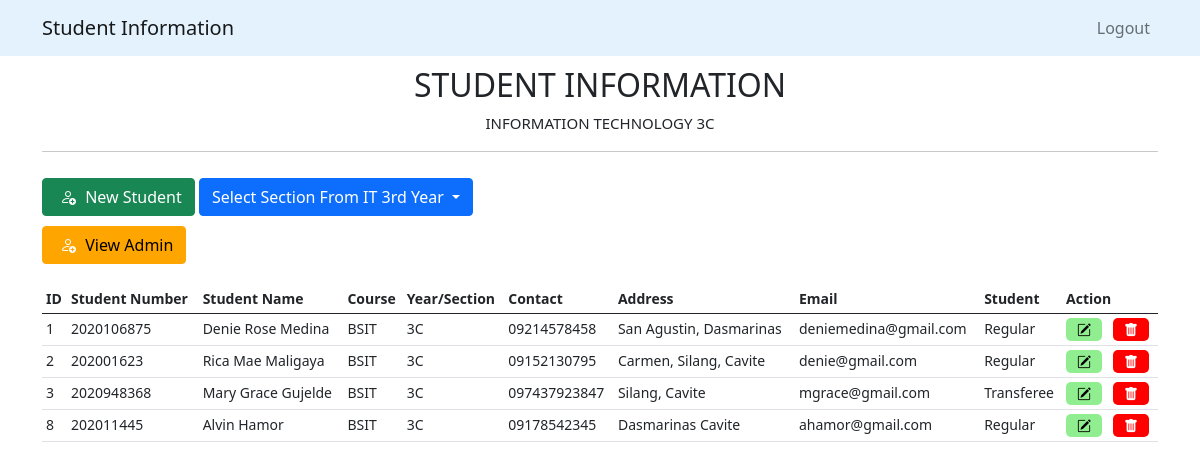
Page /admin/it3c.php on the committed database.
### tables this page shows
CREATE TABLE `it3c` (
  `id` int(255) NOT NULL,
  `studentNumber` varchar(255) NOT NULL,
  `studentName` varchar(255) NOT NULL,
  `course` varchar(255) NOT NULL,
  `year_section` varchar(255) NOT NULL,
  `contact` varchar(255) NOT NULL,
  `address` varchar(255) NOT NULL,
  `email` varchar(255) NOT NULL,
  `student` varchar(255) NOT NULL
);

### admin/it3c.php (the view, shortened to what this page needs)
<?php
include 'connection.php';
?>
<!DOCTYPE html>
<html lang="en">
<head>
    <link href="https://cdn.jsdelivr.net/npm/bootstrap@5.0.2/dist/css/bootstrap.min.css" rel="stylesheet"
>
    <link rel="stylesheet" href="https://cdn.jsdelivr.net/npm/bootstrap-icons@1.10.5/font/bootstrap-icons.css">
</head>
<body>
<header>
<nav class="navbar navbar-expand-lg navbar-light " style="background-color: #e3f2fd;">
  <div class="container">
    <a class="navbar-brand" href="#">Student Information</a>
    <div class="collapse navbar-collapse justify-content-end" id="navbarNav">
      <ul class="navbar-nav">
        <li class="nav-item">
          <a class="nav-link" href="home.php">Logout</a>
        </li>
      </ul>
    </div>
  </div>
</nav>
</header>
    <div class="container mb-5">
    <h2 class="title">STUDENT INFORMATION</h2>
       <p class="it-section">INFORMATION TECHNOLOGY 3C</p>
       <hr>
       <a class="btn btn-success" href="createforIT3C.php" role="button">
        <i class="bi bi-person-add"></i> New Student</a>
        <div class="btn-group">
        <button type="button" class="btn btn-primary dropdown-toggle select" data-bs-toggle="dropdown" aria-expanded="false">
        Select Section From IT 3rd Year
        </button>
      </div>
      <a class="btn btn-info" href="admin.php" role="button">
        <i class="bi bi-person-add"></i> View Admin</a>
        <br>
        <table class="table table-hover mb-5 table-sm">
            <thead>
                <tr>
                    <th scope="col">ID</th>
                    <th scope="col">Student Number</th>
                    <th scope="col">Student Name</th>
                    <th scope="col">Course</th>
                    <th scope="col">Year/Section</th>
                    <th scope="col">Contact</th>
                    <th scope="col">Address</th>
                    <th scope="col">Email</th>
                    <th scope="col">Student</th>
                    <th scope="col">Action</th>
                </tr>
            </thead>
            <tbody>
            <?php
            $sql = "SELECT * FROM IT3C";
            $result = mysqli_query($con, $sql);
            if($result) {
              while($row = mysqli_fetch_assoc($result)){
                echo "  <tr>
                <td>$row[id]</td>
                <td>$row[studentNumber]</td>
                <td>$row[studentName]</td>
                <td>$row[course]</td>
                <td>$row[year_section]</td>
                <td>$row[contact]</td>
                <td>$row[address]</td>
                <td>$row[email]</td>
                <td>$row[student]</td>
                <td>
                <button>
                <a href='updateforIT3C.php?id=$row[id]'>
                <i class='bi bi-pencil-square'></i></a> </button>
                 &nbsp;
                  <button class='delete-btn'>
                  <a href='deleteforIT3C.php?id=$row[id]'>
                  <i class='bi bi-trash-fill'></i>
                  </a> </button>
                </td>
            </tr>
                ";
            }
          }
            ?>
            </tbody>
        </table>
    </div>
</body>
</html>

### admin/it3c.php (style rules this page uses)
.btn { margin-top: 10px; }
a { text-decoration: none; color: white; }
.title { margin-top:10px; text-align: center; }
.it-section { font-size: 15px; text-align: center; }
th { font-size: 14px; }
td { font-size: 14px; }
table { margin-top:20px; }
i { color: black; padding: 5px; }
button { background: lightgreen; border: none; border-radius: 5px; }
.delete-btn { background: red; border: none; border-radius: 5px; }
.delete-btn i { color: white; }
.bi-person-add { color: white; }
.select { margin-right: 555px; }
.btn-info { background-color: orange; border-color: orange; }

### rows in the picture
it3c: id "1", studentNumber "2020106875", studentName "Denie Rose Medina", course "BSIT", year_section "3C", contact "09214578458", address "San Agustin, Dasmarinas", email "deniemedina@gmail.com", student "Regular"
it3c: id "2", studentNumber "202001623", studentName "Rica Mae Maligaya", course "BSIT", year_section "3C", contact "09152130795", address "Carmen, Silang, Cavite", email "denie@gmail.com", student "Regular"
it3c: id "3", studentNumber "2020948368", studentName "Mary Grace Gujelde", course "BSIT", year_section "3C", contact "097437923847", address "Silang, Cavite", email "mgrace@gmail.com", student "Transferee"
it3c: id "8", studentNumber "202011445", studentName "Alvin Hamor", course "BSIT", year_section "3C", contact "09178542345", address "Dasmarinas Cavite", email "ahamor@gmail.com", student "Regular"
